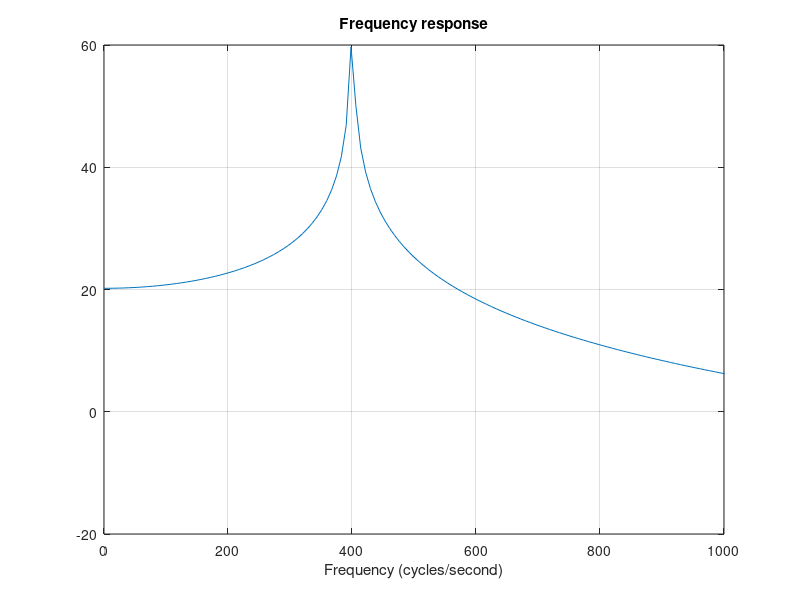

Recreate this plot in MATLAB.
%% makefilter_02.m 
% The filter is implemented using a second-order recursive difference equation 

%%

clc
clear

%% Difference equation
% y(n) = b0 x(n) - a1 y(n-1) - a2 y(n-2)

Fs = 8000;              % sampling frequency (sample/second)
F1 = 400;               % frequency (cycles/second)
f1 = F1/Fs              % normalized fequenccy (cycles/sample)
om1 = 2*pi * f1;      % normalized fequenccy (radians/sample)

Ta = 0.5;               % duration (seconds) [time till 1% amplitude]
Na = Ta * Fs;
r = 0.01^(1/Na)

a1 = -2*r*cos(om1);
a2 = r^2;
   
a = [1 a1 a2]          % recursive part
b = 1;                  % non-recursive part

%% Impulse response
% Note that the amplitude profile has the form E(n) = r^n.

N = Fs;
n = 0:N;

imp = [1 zeros(1, N)];
h = filter(b, a, imp);

figure(1)
clf
plot(n/Fs, h)
title('Impulse response');
xlabel('Time (sec)')
zoom xon

%% Listen

soundsc(h, Fs)

%% Pole-zero plot
% Note that the poles are at z = r exp(om1 j) and z = r exp(-om1 j)

zplane(b, a)
title('Pole-zero Plot')
zoom on

%% Frequency response
% Note that the frequency response has a peak at f1 = 400 Hz

[H, om] = freqz(b, a);
f = om / (2*pi) * Fs;
plot(f, abs(H))
title('Frequency response')
xlabel('Frequency (cycles/second)')
xlim([0 1000])
grid

% What is the peak value of the frequency response? (in terms of f1 and r)

%%

HdB = 20*log10(abs(H));

plot(f, HdB)
title('Frequency response')
xlabel('Frequency (cycles/second)')
xlim([0 1000])
grid






